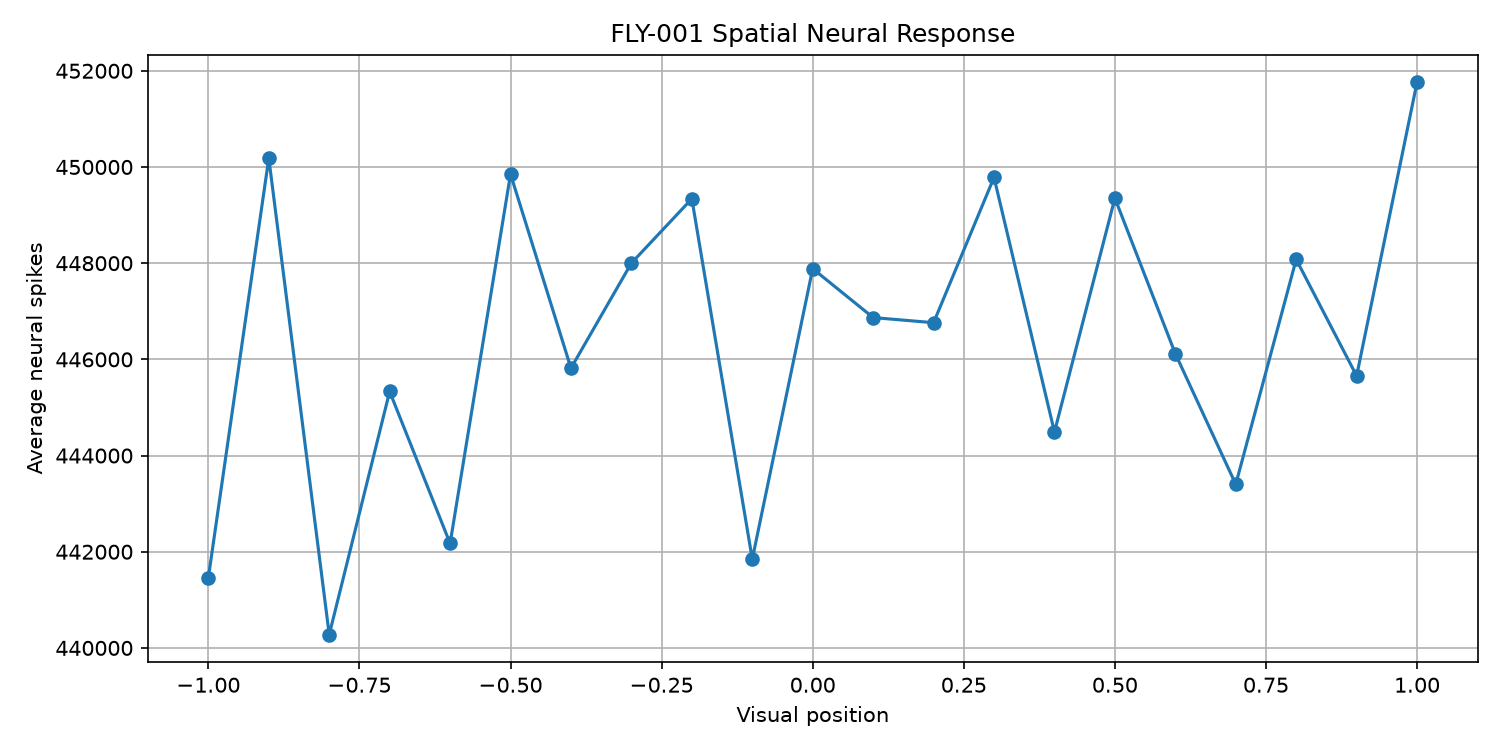

This figure's Python source:
import numpy as np
import matplotlib.pyplot as plt

from flybrain import FlyBrain


POSITIONS = np.linspace(-1.0, 1.0, 21)

TRIALS = 10


def generate_sample(brain, position):

    valid = np.where(
        np.isfinite(brain.azimuth)
    )[0]

    distance = np.abs(
        brain.azimuth[valid]
        - position
    )

    selected = valid[
        np.argsort(distance)[:500]
    ]

    visual = np.zeros(
        len(brain.azimuth),
        dtype=np.float32
    )

    visual[selected] = 1.0

    brain.reset()

    total_spikes = 0

    for _ in range(5):

        for _ in range(10):

            fired = brain.step(
                eye_drive=visual
            )

            total_spikes += len(fired)

    return total_spikes


def main():

    print()
    print("=" * 60)
    print("FLY-001 SPATIAL NEURAL RESPONSE MAP")
    print("=" * 60)

    brain = FlyBrain(
        device="auto"
    )

    averages = []

    for index, position in enumerate(
        POSITIONS
    ):

        print()
        print(
            f"Position {index + 1}/"
            f"{len(POSITIONS)}: "
            f"{position:+.2f}"
        )

        trials = []

        for trial in range(TRIALS):

            spikes = generate_sample(
                brain,
                position
            )

            trials.append(spikes)

            print(
                f"  Trial {trial + 1}: "
                f"{spikes}"
            )

        average = np.mean(trials)

        averages.append(average)

        print(
            f"  Average: "
            f"{average:.1f}"
        )

    averages = np.asarray(
        averages
    )

    print()
    print("=" * 60)
    print("SPATIAL RESPONSE SUMMARY")
    print("=" * 60)

    for position, average in zip(
        POSITIONS,
        averages
    ):

        print(
            f"{position:+.2f} "
            f"→ {average:.1f} spikes"
        )

    plt.figure(
        figsize=(10, 5)
    )

    plt.plot(
        POSITIONS,
        averages,
        marker="o"
    )

    plt.xlabel(
        "Visual position"
    )

    plt.ylabel(
        "Average neural spikes"
    )

    plt.title(
        "FLY-001 Spatial Neural Response"
    )

    plt.grid(
        True
    )

    plt.tight_layout()

    plt.savefig(
        "fly_spatial_map.png",
        dpi=150
    )

    plt.show()

    print()
    print(
        "Saved: fly_spatial_map.png"
    )


if __name__ == "__main__":

    main()
